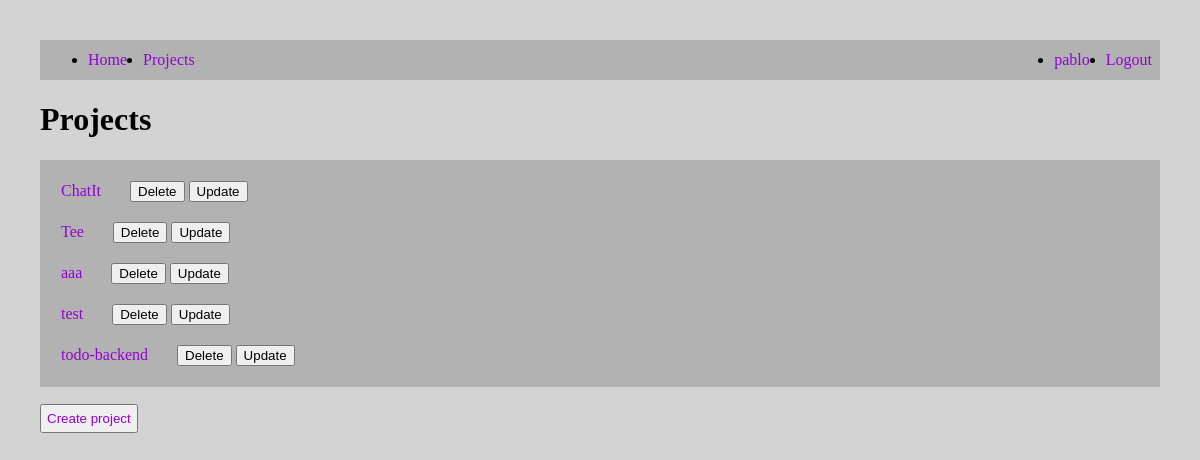
Page /projects/ (signed in) on the committed database.
### todoapp/models.py (models this page shows)
class Project(models.Model):
    name = models.CharField(max_length=100)
    user = models.ForeignKey(User, on_delete=models.CASCADE, null=True)
    def __str__(self):
        return self.name

### todoapp/views.py (the view)
# urls.py: path("projects/", views.projects, name="projects"),
@login_required(login_url="login")
def projects(request):
    projects = Project.objects.filter(user_id=request.user.id)
    return render(request, "projects.html", {"projects": projects})

### todoapp/templates/projects.html (shortened to what this page needs)
{% extends 'layout/base.html' %}
{% block content %}
<!DOCTYPE html>
<html lang="en">
<head>
</head>
<body>
  <h1>Projects</h1>
  <div class="project_div">
    {% for project in projects %}
      <div class="project">
        <a href="/tasks/{{project.id}}">{{ project }}</a>
        <button class="delete-bttn"><a class="delete-a" href="/delete_project/{{project.id}}">Delete</a></button>
        <button><a class="delete-a" href="/update_project/{{project.id}}">Update</a></button>
      </div>
    {% endfor %}
  </div>
  <button class="create_project"><a href="/create_project">Create project</a></button>
</body>
</html>
{% endblock  %}

### todoapp/templates/layout/base.html (shortened to what this page needs)
{% load static %}
<link rel="stylesheet" href="{% static '/css/main.css' %}">
<link rel="stylesheet" href="https://cdn.jsdelivr.net/npm/purecss@3.0.0/build/pure-min.css">
<div class="pure-menu pure-menu-horizontal">
  <ul class="pure-menu-list" style="display: flex; background: #b3b2b2;">
    <li class="pure-menu-item" style="height: auto;">
      <a href="{% url 'home' %}" class="pure-menu-link">Home</a>
    </li>
    <li class="pure-menu-item" style="height: auto;">
      <a href="{% url 'projects' %}" class="pure-menu-link">Projects</a>
    </li>
    {% if user.is_authenticated %}
      <li class="pure-menu-item" style="height: auto; margin-left: auto;">
        <a class="pure-menu-link">{{ user.username }}</a>
      </li>
      <li class="pure-menu-item" style="height: auto">
        <a href="{% url 'logout' %}" class="pure-menu-link">Logout</a>
      </li>
    {% endif %}
  </ul>
</div>
<body>
</body>
{% block content %}
{% endblock content %}

### todoapp/static/css/main.css (style rules this page uses)
body { margin: 40 !important; }
a { text-decoration: none !important; color: darkviolet; }
li { margin: 8; }
.create_project { margin-top: 17; padding: 5; }
.project { margin: 20; background-color: #b3b2b2; }
.project_div { background-color: #b3b2b2; padding: 1; }
.delete-a { color: black; }
.delete-bttn { margin-left: 25; }
html { background-color: lightgrey; }
ul { line-height: 1.5; }

### rows in the picture
Project: name "ChatIt"
Project: name "Tee"
Project: name "aaa"
Project: name "test"
Project: name "todo-backend"

### other values in the picture
{{ user.username }} "pablo"
